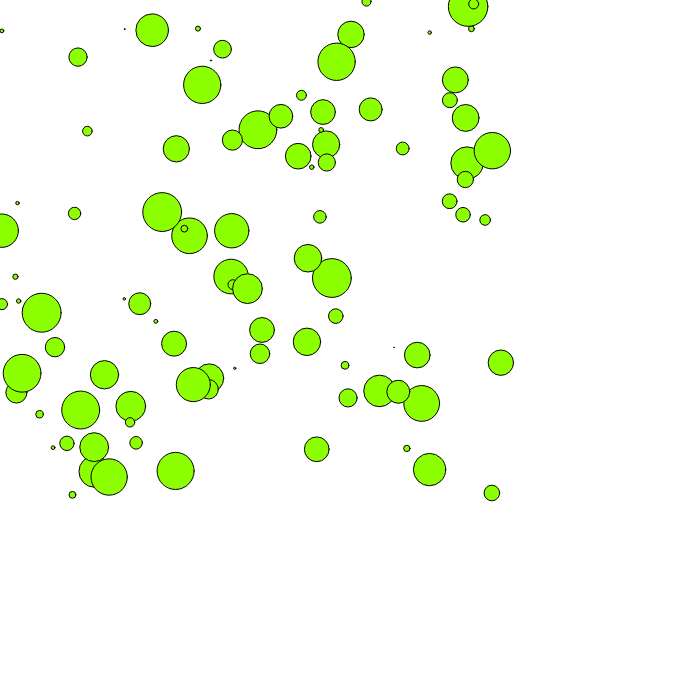
Frame 1 (no input)
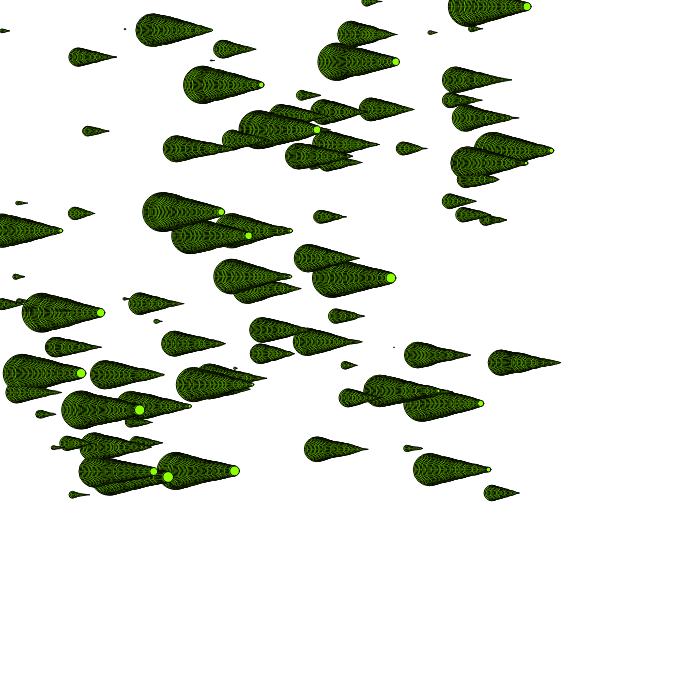
Frame 60 (no input)
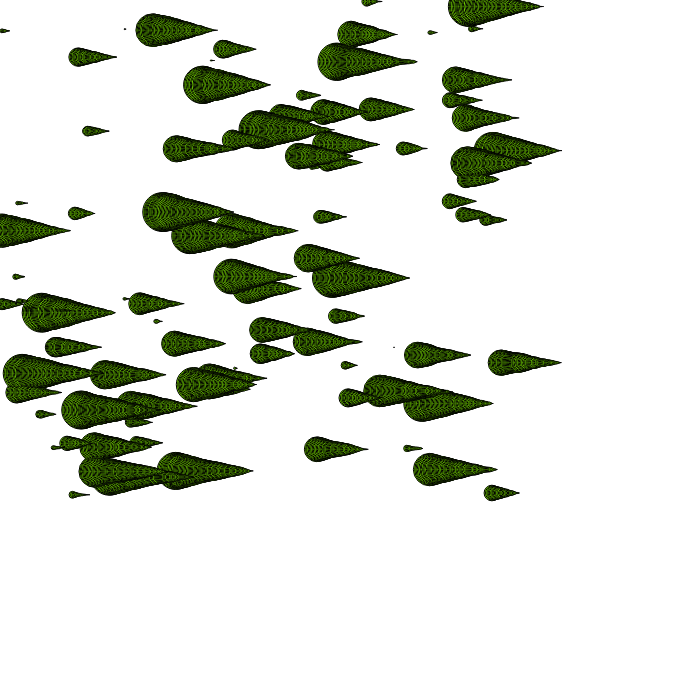
Frame 120 (the mouse pressed at the canvas centre since frame 60)

The p5.js sketch that drew these frames (run headless with seeded random() and noise() and a simulated clock; from frame 60 on, the mouse is pressed at the canvas centre):

// p5.js sketch
// ── sketch.js
var names = ["Dan", "Satbir", "Ian", "Eve"];
var positions = [40, 300, 60, 10];
var circle = [];
var c, d, b;



function setup() {
  createCanvas(700, 700);
  c = color(140, 255, 0);
  d = color(255, 0, 200);
  b = color(255, 0, 0);
   for (var i =0; i<100; i++){
  circle[i] = new Ball(c);
}
}

function draw() {
  // for (var i = 0; i <4; i++){
  //   var myText = names[i];
  //   text(myText, positions[i], 100+100*i);
  // }
  for (var i =0; i<100; i++){
  circle[i].move();
  circle[i].display();
  }
  
}

function MousePressed() {
  for (var i =0; i<100; i++){
  circle[i].c = b;
  }
}


function Ball(c) {
  this.c = c;
  print(c);
  this.radius = random(40);
  this.xpos = random(500);
  this.ypos = random(500);
  this.xdir = 1;
  this.ydir = 1;

  this.display = function() {
    fill(this.c);
    print(this.c);
    ellipse(this.xpos, this.ypos, this.radius, this.radius);
  }
  // this.moveUp = function() {
  //   this.ypos = this.ypos + 1;
  // }

  this.move = function() {
    this.xpos = this.xpos + 1;
    this.radius =this.radius - (random(.01,1));
    if (this.radius<0){
      this.radius = 0;
      
    }
  }
  
  if(this.xpos > width || this.xpos <0){
    xdir = !xdir;
  }

}
